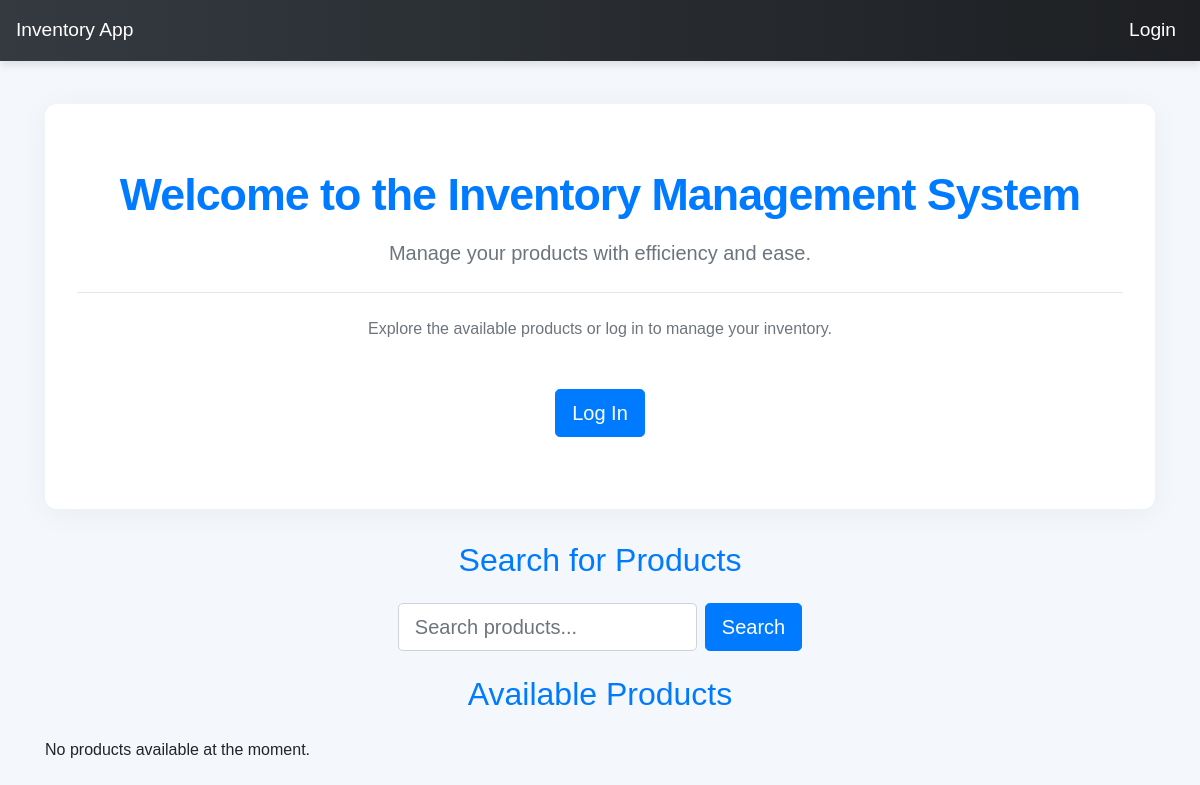
The app's page /, older data.
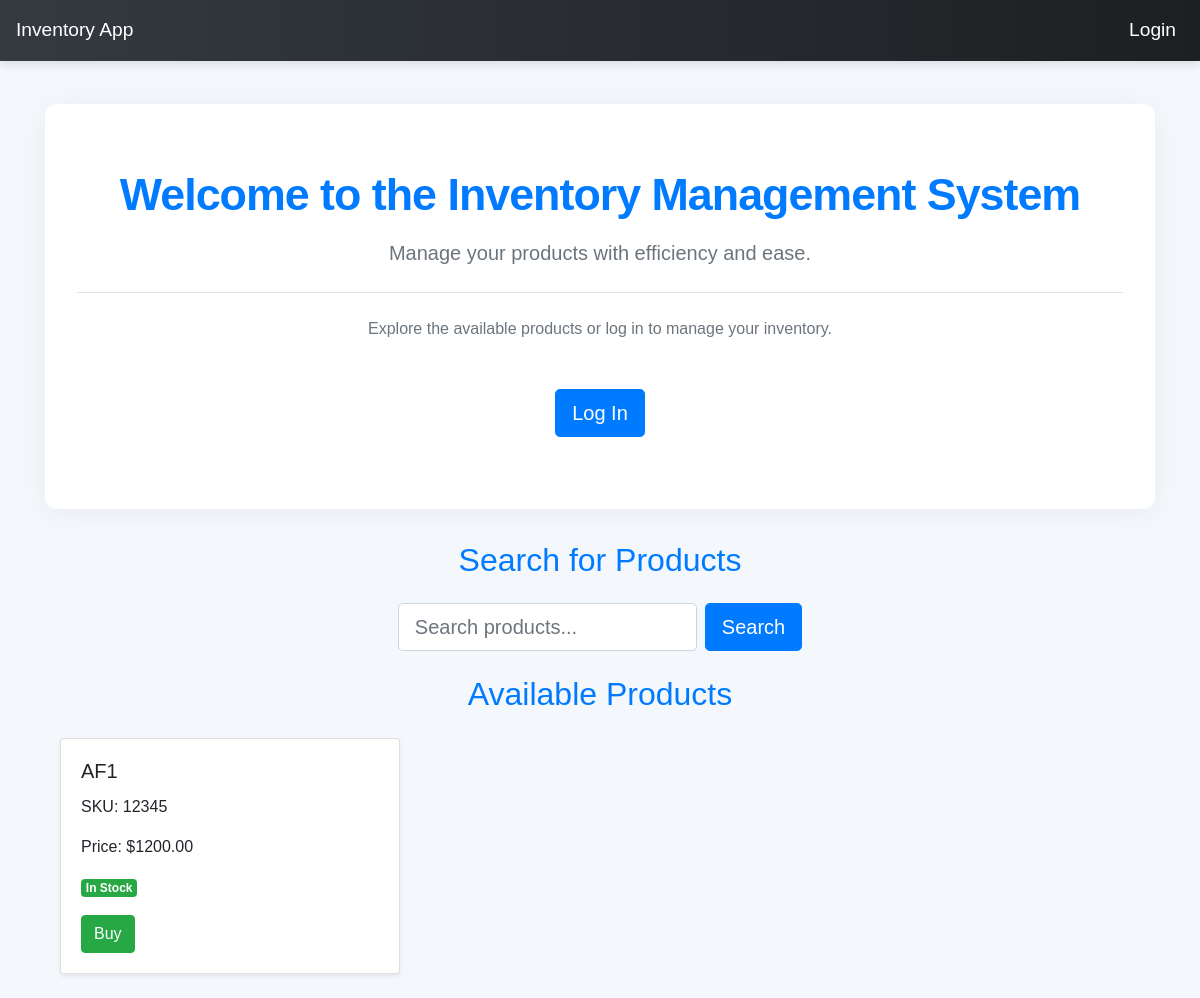
The same page, newer data.
### invApp/models.py (models this page shows, shortened)
class Product(models.Model):
    product_id = models.AutoField(primary_key=True)  # Use this if you want to explicitly define product_id as the PK
    name = models.CharField(max_length=100)
    sku = models.CharField(max_length=100)
    price = models.DecimalField(max_digits=10, decimal_places=2)
    quantity = models.IntegerField()
    supplier = models.CharField(max_length=100)
    quantity = models.PositiveIntegerField()

### invApp/views.py (the view)
# urls.py: path('', views.home_view, name="home"),
def home_view(request):
    products = Product.objects.all()
    return render(request, 'invApp/home.html', {'products': products})

### invApp/templates/invApp/home.html (shortened to what this page needs)
{% extends "invApp/layout.html" %}
{% block content %}
  <div class="jumbotron text-center mt-5 animated fadeIn">
    <h1 class="display-3 font-weight-bold text-primary">Welcome to the Inventory Management System</h1>
    <p class="lead text-muted mt-3 mb-4">
        Manage your products with efficiency and ease.
    </p>
    <hr class="my-4">
    <p class="mb-5 text-secondary">
        {% if user.is_authenticated %}
            Navigate through the options above to add, view, update, or delete your products.
        {% else %}
            Explore the available products or log in to manage your inventory.
        {% endif %}
    </p>
    {% if user.is_authenticated %}
        <a href="{% url 'product_create' %}" class="btn btn-gradient btn-lg mb-2" role="button">Add Products</a>
        <a href="{% url 'product_list' %}" class="btn btn-gradient btn-lg mb-2" role="button">Show Products</a>
        <a href="{% url 'logout_view' %}" class="btn btn-secondary btn-lg mb-2" role="button">Log Out</a>
    {% else %}
        <a href="{% url 'login_view' %}" class="btn btn-primary btn-lg mb-2" role="button">Log In</a>
    {% endif %}
  </div>
  <div class="container mt-4 animated fadeIn">
    <h2 class="text-center text-primary mb-4">Search for Products</h2>
    <form method="GET" action="{% url 'product_search' %}" class="form-inline justify-content-center mb-4">
        <input type="text" name="q" class="form-control form-control-lg mr-2" placeholder="Search products...">
        <button type="submit" class="btn btn-primary btn-lg">Search</button>
    </form>
    <h2 class="text-center text-primary mb-4">Available Products</h2>
    <div class="row">
        {% for product in products %}
            <div class="col-md-4 mb-4">
                <div class="card shadow-sm h-100">
                    <div class="card-body">
                        <h5 class="card-title">{{ product.name }}</h5>
                        <p class="card-text">SKU: {{ product.sku }}</p>
                        <p class="card-text">Price: ${{ product.price }}</p>
                        <p class="card-text">
                            {% if product.quantity > 0 %}
                                <span class="badge badge-success">In Stock</span>
                            {% else %}
                                <span class="badge badge-danger">Out of Stock</span>
                            {% endif %}
                        </p>
                        {% if user.is_authenticated %}
                            <a href="{% url 'product_update' product.product_id %}" class="btn btn-warning">Update</a>
                            <a href="{% url 'product_delete' product.product_id %}" class="btn btn-danger">Delete</a>
                        {% else %}
                            <a href="#" class="btn btn-success">Buy</a>
                        {% endif %}
                    </div>
                </div>
            </div>
        {% empty %}
            <p class="text-center">No products available at the moment.</p>
        {% endfor %}
    </div>
  </div>
{% endblock %}

Row changes from the older to the newer data that the page shows:
added Product: name "AF1", sku "12345", price "1200.00", quantity "In Stock"
Text that changed along with them:
text no longer shown: "No products available at the moment."
